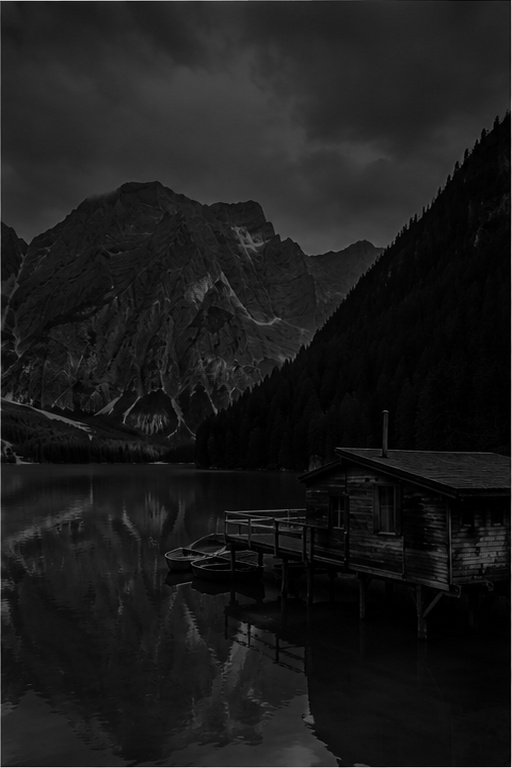
#> input picture DIVP/datasets/Lab2/source1.jpg, 512 x 768 px
$ python lab2.py
#> lines starting #> are read from the running program, lines starting #| are printed output that depends on the picture
import cv2
import numpy as np
import matplotlib.pyplot as plt
import os

# Get the folder where lab2.py is located
folder = os.path.dirname(os.path.abspath(__file__))

# Image paths
source1_path = os.path.join(folder, "source1.jpg")
source2_path = os.path.join(folder, "source2.jpg")
reference_path = os.path.join(folder, "reference.jpg")

# Read images
source1 = cv2.imread(source1_path, 0)
#> source1 is the input picture: shape (768, 512); min 0, max 238, mean 27.2
source2 = cv2.imread(source2_path, 0)
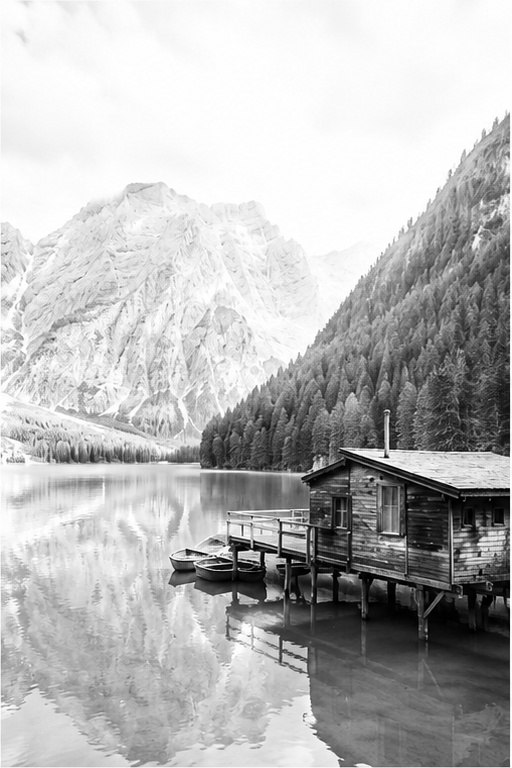
#> input picture DIVP/datasets/Lab2/source2.jpg, 512 x 768 px
#> source2 is the input picture: shape (768, 512); min 0, max 255, mean 183.9
reference = cv2.imread(reference_path, 0)
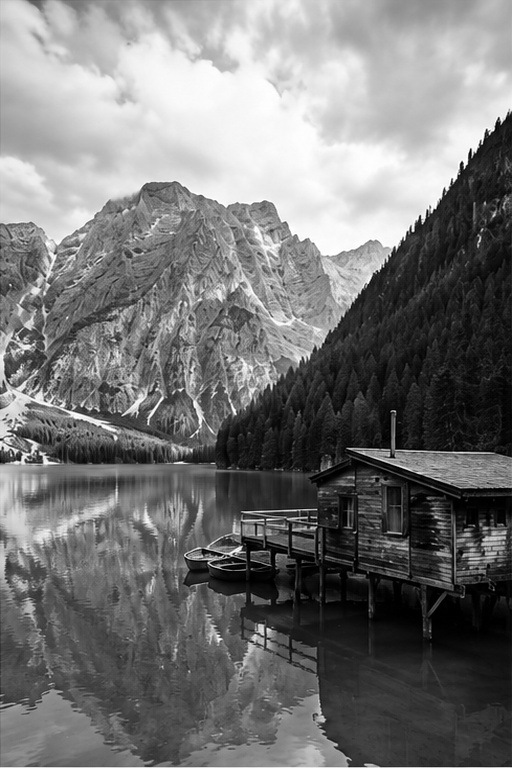
#> input picture DIVP/datasets/Lab2/reference.jpg, 512 x 768 px
#> reference is the input picture: shape (768, 512); min 0, max 255, mean 117.7

# Check whether images loaded
print("Source1 loaded:", source1 is not None)
#| Source1 loaded: True
print("Source2 loaded:", source2 is not None)
#| Source2 loaded: True
print("Reference loaded:", reference is not None)
#| Reference loaded: True

# ---------------------------------------------------
# Function to plot Histogram
# ---------------------------------------------------

def plot_hist(img, title):
    hist = cv2.calcHist([img],[0],None,[256],[0,256])
    plt.plot(hist)
    plt.title(title)
    plt.xlim([0,256])

# ---------------------------------------------------
# Histogram Matching (From First Principles)
# ---------------------------------------------------

def histogram_matching(source, reference):

    src_hist = cv2.calcHist([source],[0],None,[256],[0,256]).ravel()
#> src_hist = 256 values, max 11664 at index 5, min 0 at index 160, mean 1536
    ref_hist = cv2.calcHist([reference],[0],None,[256],[0,256]).ravel()
#> ref_hist = 256 values, max 2420 at index 25, min 186 at index 255, mean 1536

    # Normalize Histograms
    src_hist = src_hist / src_hist.sum()
#> src_hist = 256 values, max 0.0297 at index 5, min 0 at index 160, mean 0.00391
    ref_hist = ref_hist / ref_hist.sum()
#> ref_hist = 256 values, max 0.00615 at index 25, min 0.000473 at index 255, mean 0.00391

    # CDF
    src_cdf = np.cumsum(src_hist)
#> src_cdf = 256 values from 0.0213 to 1
    ref_cdf = np.cumsum(ref_hist)
#> ref_cdf = 256 values from 0.00579 to 1

    # Lookup Table
    lookup = np.zeros(256)

    j = 0
    for i in range(256):
        while j < 255 and ref_cdf[j] < src_cdf[i]:
            j += 1
        lookup[i] = j

    matched = lookup[source].astype(np.uint8)
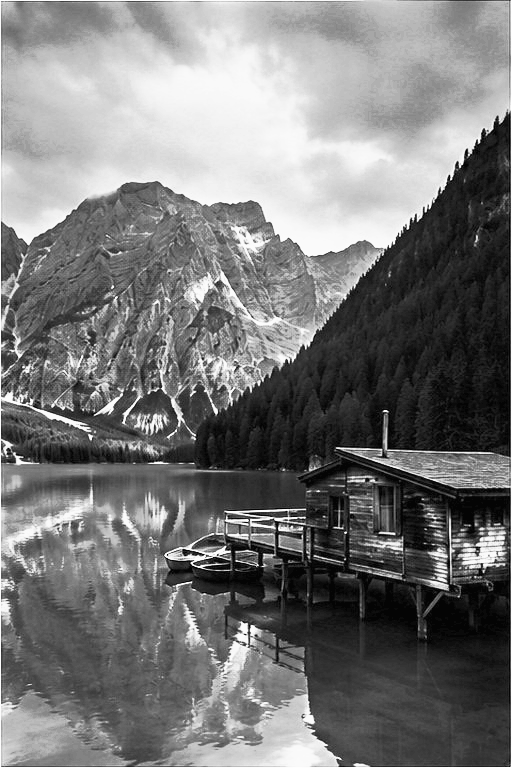
#> matched: shape (768, 512); min 4, max 255, mean 119.8

    return matched

# ---------------------------------------------------
# Histogram Matching Results
# ---------------------------------------------------

matched1 = histogram_matching(source1, reference)
matched2 = histogram_matching(source2, reference)
#> in histogram_matching (call 2), `src_hist = cv2.calcHist([source],[0],None,[256],[0,256]).ravel()`: src_hist = 256 values, max 25281 at index 253, min 380 at index 1, mean 1536
#> in histogram_matching (call 2), `ref_hist = cv2.calcHist([reference],[0],None,[256],[0,256]).ravel()`: ref_hist = 256 values, max 2420 at index 25, min 186 at index 255, mean 1536
#> in histogram_matching (call 2), `src_hist = src_hist / src_hist.sum()`: src_hist = 256 values, max 0.0643 at index 253, min 0.000966 at index 1, mean 0.00391
#> in histogram_matching (call 2), `ref_hist = ref_hist / ref_hist.sum()`: ref_hist = 256 values, max 0.00615 at index 25, min 0.000473 at index 255, mean 0.00391
#> in histogram_matching (call 2), `src_cdf = np.cumsum(src_hist)`: src_cdf = 256 values from 0.00129 to 1
#> in histogram_matching (call 2), `matched = lookup[source].astype(np.uint8)`:
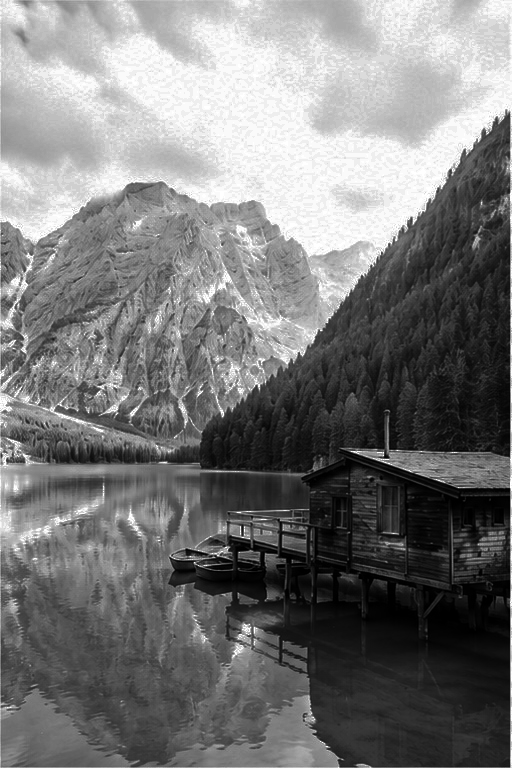
#> matched: shape (768, 512); min 0, max 255, mean 119.7

# ---------------------------------------------------
# Analytical Target Histogram
# Dark / Moody Style
# ---------------------------------------------------

target_hist = np.zeros(256)

for i in range(256):
    target_hist[i] = np.exp(-i/50)

target_hist = target_hist/target_hist.sum()
target_cdf = np.cumsum(target_hist)

def histogram_match_custom(source, target_cdf):

    src_hist = cv2.calcHist([source],[0],None,[256],[0,256]).ravel()
#> src_hist = 256 values, max 11664 at index 5, min 0 at index 160, mean 1536
    src_hist = src_hist/src_hist.sum()
#> src_hist = 256 values, max 0.0297 at index 5, min 0 at index 160, mean 0.00391

    src_cdf = np.cumsum(src_hist)
#> src_cdf = 256 values from 0.0213 to 1

    lookup = np.zeros(256)

    j=0
    for i in range(256):
        while j<255 and target_cdf[j] < src_cdf[i]:
            j+=1
        lookup[i]=j

    return lookup[source].astype(np.uint8)

stylized = histogram_match_custom(source1,target_cdf)

# ---------------------------------------------------
# CLAHE
# ---------------------------------------------------

clahe = cv2.createCLAHE(
    clipLimit=2.0,
    tileGridSize=(8,8)
)

clahe_img = clahe.apply(source1)
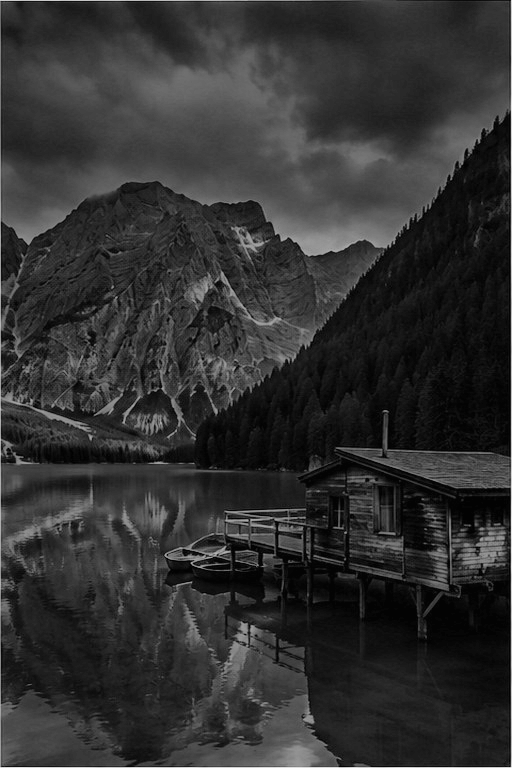
#> clahe_img: shape (768, 512); min 1, max 241, mean 48.6

# ---------------------------------------------------
# Parameter Sweep
# ---------------------------------------------------

clip_limits = [1,2,4]
tile_sizes = [4,8,16]

plt.figure(figsize=(12,8))

count=1

for clip in clip_limits:
    for tile in tile_sizes:

        clahe=cv2.createCLAHE(
            clipLimit=clip,
            tileGridSize=(tile,tile)
        )

        result=clahe.apply(source1)

        plt.subplot(3,3,count)
        plt.imshow(result,cmap='gray')
        plt.title("Clip="+str(clip)+" Tile="+str(tile))
        plt.axis("off")

        count+=1
#> after the loop, count = 10

plt.show()
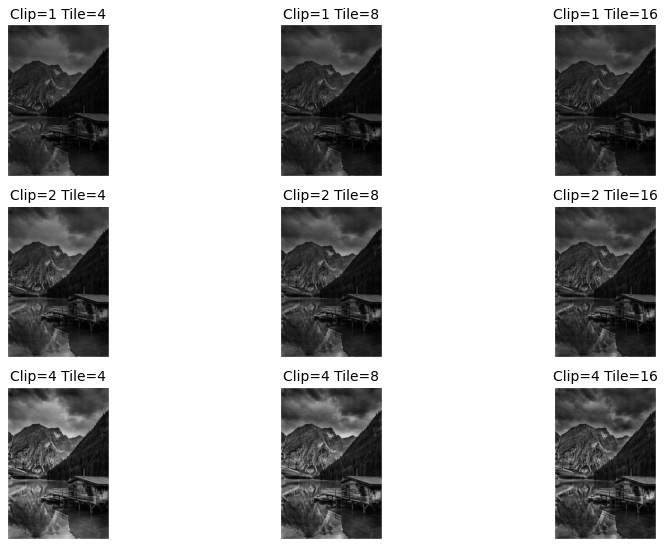
#> figure drawn by matplotlib, 9 panels

# ---------------------------------------------------
# Histogram Comparison
# ---------------------------------------------------

plt.figure(figsize=(12,8))

plt.subplot(2,3,1)
plt.imshow(source1,cmap='gray')
plt.title("Source1")
plt.axis("off")

plt.subplot(2,3,2)
plt.imshow(reference,cmap='gray')
plt.title("Reference")
plt.axis("off")

plt.subplot(2,3,3)
plt.imshow(matched1,cmap='gray')
plt.title("Matched")
plt.axis("off")

plt.subplot(2,3,4)
plot_hist(source1,"Source Histogram")
#> in plot_hist, `hist = cv2.calcHist([img],[0],None,[256],[0,256])`: hist = 256 values, max 11664 at index 5, min 0 at index 160, mean 1536

plt.subplot(2,3,5)
plot_hist(reference,"Reference Histogram")

plt.subplot(2,3,6)
plot_hist(matched1,"Matched Histogram")

plt.tight_layout()
plt.show()
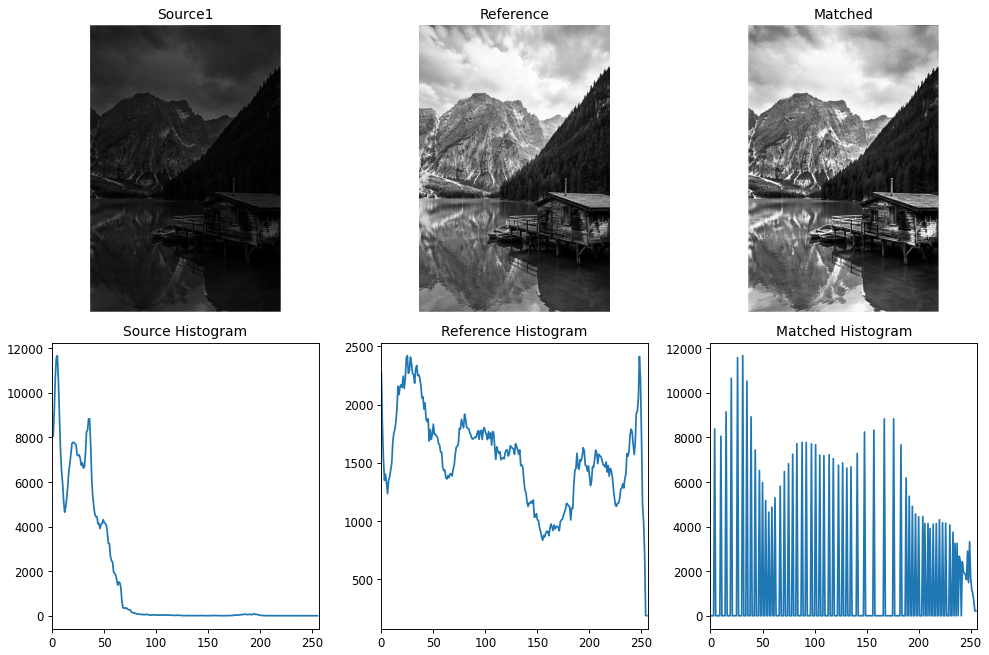
#> figure drawn by matplotlib, 6 panels; panel 4: curve peaks at x = 5, y = 11664; panel 5: curve peaks at x = 25, y = 2420; panel 6: curve peaks at x = 31, y = 11664

# ---------------------------------------------------
# Show Images
# ---------------------------------------------------

cv2.imshow("Source1",source1)
cv2.imshow("Source2",source2)
cv2.imshow("Reference",reference)

cv2.imshow("Matched1",matched1)
cv2.imshow("Matched2",matched2)

cv2.imshow("Stylized",stylized)

cv2.imshow("CLAHE",clahe_img)

cv2.waitKey(0)
cv2.destroyAllWindows()
